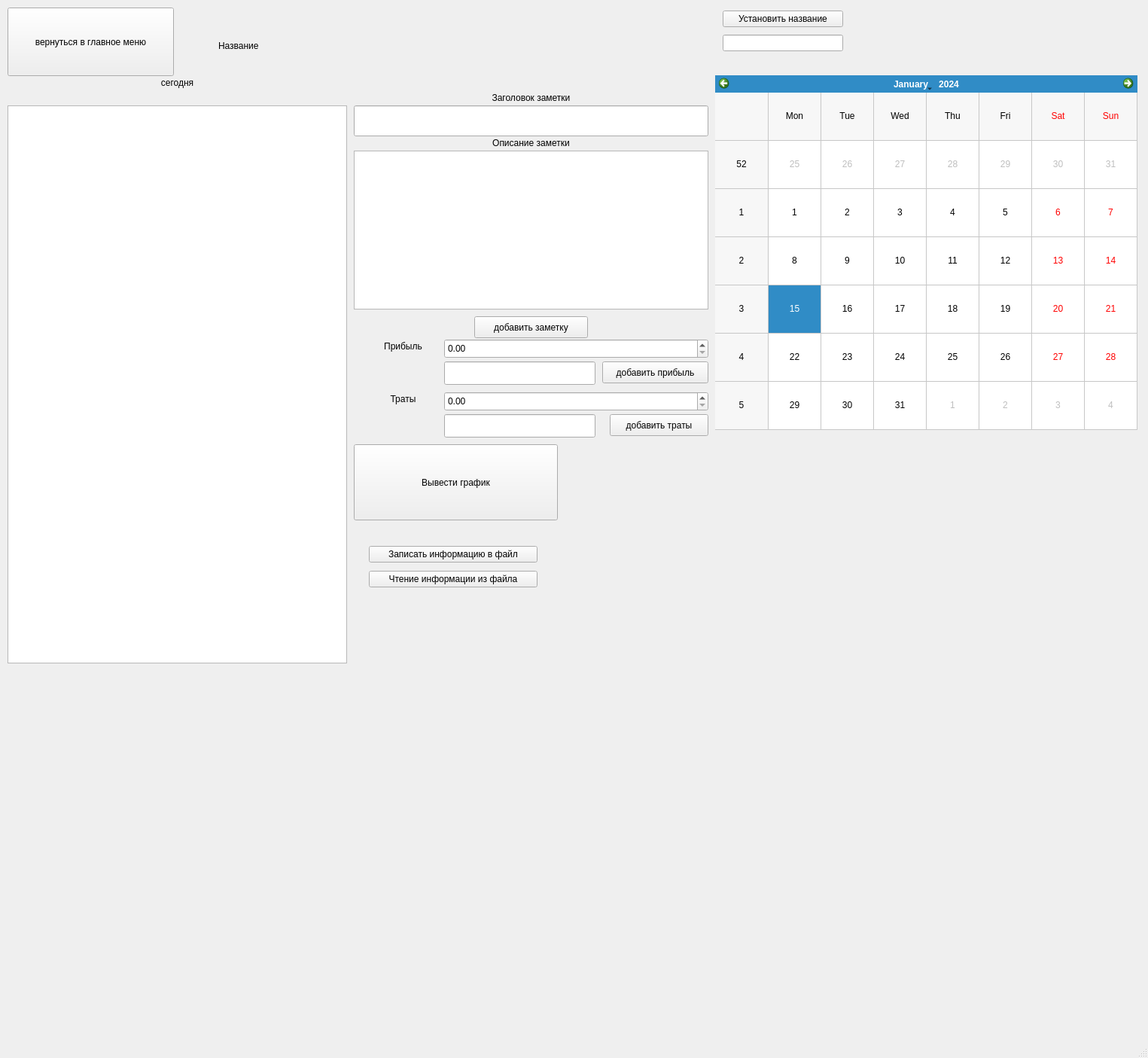
<?xml version="1.0" encoding="UTF-8"?>
<ui version="4.0">
 <class>nextWindowThird</class>
 <widget class="QMainWindow" name="nextWindowThird">
  <property name="geometry">
   <rect>
    <x>0</x>
    <y>0</y>
    <width>1525</width>
    <height>1405</height>
   </rect>
  </property>
  <property name="windowTitle">
   <string>nextWindowThird</string>
  </property>
  <widget class="QWidget" name="centralwidget">
   <widget class="QPushButton" name="pushButton">
    <property name="geometry">
     <rect>
      <x>10</x>
      <y>10</y>
      <width>221</width>
      <height>91</height>
     </rect>
    </property>
    <property name="text">
     <string>вернуться в главное меню</string>
    </property>
   </widget>
   <widget class="QTextEdit" name="textEdit">
    <property name="enabled">
     <bool>true</bool>
    </property>
    <property name="geometry">
     <rect>
      <x>470</x>
      <y>200</y>
      <width>471</width>
      <height>211</height>
     </rect>
    </property>
   </widget>
   <widget class="QListWidget" name="listWidget">
    <property name="enabled">
     <bool>true</bool>
    </property>
    <property name="geometry">
     <rect>
      <x>10</x>
      <y>140</y>
      <width>451</width>
      <height>741</height>
     </rect>
    </property>
    <property name="selectionRectVisible">
     <bool>false</bool>
    </property>
   </widget>
   <widget class="QLabel" name="label">
    <property name="geometry">
     <rect>
      <x>10</x>
      <y>100</y>
      <width>451</width>
      <height>20</height>
     </rect>
    </property>
    <property name="text">
     <string>сегодня</string>
    </property>
    <property name="alignment">
     <set>Qt::AlignCenter</set>
    </property>
   </widget>
   <widget class="QLineEdit" name="lineEdit">
    <property name="enabled">
     <bool>true</bool>
    </property>
    <property name="geometry">
     <rect>
      <x>470</x>
      <y>140</y>
      <width>471</width>
      <height>41</height>
     </rect>
    </property>
   </widget>
   <widget class="QLabel" name="label_3">
    <property name="geometry">
     <rect>
      <x>480</x>
      <y>180</y>
      <width>451</width>
      <height>20</height>
     </rect>
    </property>
    <property name="text">
     <string>Описание заметки</string>
    </property>
    <property name="alignment">
     <set>Qt::AlignCenter</set>
    </property>
   </widget>
   <widget class="QDoubleSpinBox" name="doubleSpinBox_2">
    <property name="geometry">
     <rect>
      <x>590</x>
      <y>520</y>
      <width>351</width>
      <height>26</height>
     </rect>
    </property>
    <property name="maximum">
     <double>99999999.989999994635582</double>
    </property>
   </widget>
   <widget class="QPushButton" name="pushButton_5">
    <property name="enabled">
     <bool>true</bool>
    </property>
    <property name="geometry">
     <rect>
      <x>810</x>
      <y>550</y>
      <width>131</width>
      <height>29</height>
     </rect>
    </property>
    <property name="text">
     <string>добавить траты</string>
    </property>
   </widget>
   <widget class="QDoubleSpinBox" name="doubleSpinBox">
    <property name="geometry">
     <rect>
      <x>590</x>
      <y>450</y>
      <width>351</width>
      <height>26</height>
     </rect>
    </property>
    <property name="maximum">
     <double>99999999.989999994635582</double>
    </property>
   </widget>
   <widget class="QPushButton" name="pushButton_2">
    <property name="enabled">
     <bool>true</bool>
    </property>
    <property name="geometry">
     <rect>
      <x>630</x>
      <y>420</y>
      <width>151</width>
      <height>29</height>
     </rect>
    </property>
    <property name="text">
     <string>добавить заметку</string>
    </property>
   </widget>
   <widget class="QLabel" name="label_4">
    <property name="geometry">
     <rect>
      <x>480</x>
      <y>450</y>
      <width>111</width>
      <height>20</height>
     </rect>
    </property>
    <property name="text">
     <string>Прибыль</string>
    </property>
    <property name="alignment">
     <set>Qt::AlignCenter</set>
    </property>
   </widget>
   <widget class="QCalendarWidget" name="calendar">
    <property name="enabled">
     <bool>true</bool>
    </property>
    <property name="geometry">
     <rect>
      <x>950</x>
      <y>100</y>
      <width>561</width>
      <height>471</height>
     </rect>
    </property>
    <property name="gridVisible">
     <bool>true</bool>
    </property>
   </widget>
   <widget class="QLineEdit" name="lineEdit_5">
    <property name="enabled">
     <bool>true</bool>
    </property>
    <property name="geometry">
     <rect>
      <x>590</x>
      <y>550</y>
      <width>201</width>
      <height>31</height>
     </rect>
    </property>
   </widget>
   <widget class="QLabel" name="label_5">
    <property name="geometry">
     <rect>
      <x>480</x>
      <y>520</y>
      <width>111</width>
      <height>20</height>
     </rect>
    </property>
    <property name="text">
     <string>Траты</string>
    </property>
    <property name="alignment">
     <set>Qt::AlignCenter</set>
    </property>
   </widget>
   <widget class="QLineEdit" name="lineEdit_4">
    <property name="enabled">
     <bool>true</bool>
    </property>
    <property name="geometry">
     <rect>
      <x>590</x>
      <y>480</y>
      <width>201</width>
      <height>31</height>
     </rect>
    </property>
   </widget>
   <widget class="QPushButton" name="pushButton_3">
    <property name="enabled">
     <bool>true</bool>
    </property>
    <property name="geometry">
     <rect>
      <x>800</x>
      <y>480</y>
      <width>141</width>
      <height>29</height>
     </rect>
    </property>
    <property name="text">
     <string>добавить прибыль</string>
    </property>
   </widget>
   <widget class="QLabel" name="label_2">
    <property name="geometry">
     <rect>
      <x>480</x>
      <y>120</y>
      <width>451</width>
      <height>20</height>
     </rect>
    </property>
    <property name="text">
     <string>Заголовок заметки</string>
    </property>
    <property name="alignment">
     <set>Qt::AlignCenter</set>
    </property>
   </widget>
   <widget class="QPushButton" name="pushButton_4">
    <property name="geometry">
     <rect>
      <x>470</x>
      <y>590</y>
      <width>271</width>
      <height>101</height>
     </rect>
    </property>
    <property name="text">
     <string>Вывести график</string>
    </property>
   </widget>
   <widget class="QWidget" name="layoutWidget">
    <property name="geometry">
     <rect>
      <x>490</x>
      <y>720</y>
      <width>224</width>
      <height>67</height>
     </rect>
    </property>
    <layout class="QVBoxLayout" name="verticalLayout">
     <item>
      <widget class="QPushButton" name="pushButton_13">
       <property name="text">
        <string>Записать информацию в файл</string>
       </property>
      </widget>
     </item>
     <item>
      <widget class="QPushButton" name="pushButton_14">
       <property name="text">
        <string>Чтение информации из файла</string>
       </property>
      </widget>
     </item>
    </layout>
   </widget>
   <widget class="QLabel" name="label_6">
    <property name="geometry">
     <rect>
      <x>290</x>
      <y>30</y>
      <width>341</width>
      <height>61</height>
     </rect>
    </property>
    <property name="styleSheet">
     <string notr="true">font: 700 italic 24pt &quot;Times New Roman&quot;;</string>
    </property>
    <property name="text">
     <string>Название</string>
    </property>
   </widget>
   <widget class="QWidget" name="layoutWidget">
    <property name="geometry">
     <rect>
      <x>960</x>
      <y>10</y>
      <width>160</width>
      <height>64</height>
     </rect>
    </property>
    <layout class="QVBoxLayout" name="verticalLayout_2">
     <item>
      <widget class="QPushButton" name="pushButton_15">
       <property name="text">
        <string>Установить название</string>
       </property>
      </widget>
     </item>
     <item>
      <widget class="QLineEdit" name="lineEdit_3"/>
     </item>
    </layout>
   </widget>
  </widget>
  <widget class="QMenuBar" name="menubar">
   <property name="geometry">
    <rect>
     <x>0</x>
     <y>0</y>
     <width>1525</width>
     <height>26</height>
    </rect>
   </property>
  </widget>
  <widget class="QStatusBar" name="statusbar"/>
 </widget>
 <resources/>
 <connections/>
</ui>
